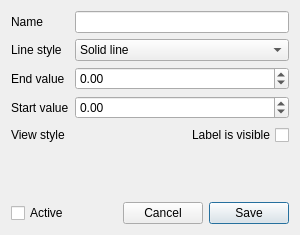
<?xml version="1.0" encoding="UTF-8"?>
<ui version="4.0">
 <class>AxisDialog</class>
 <widget class="QDialog" name="AxisDialog">
  <property name="geometry">
   <rect>
    <x>0</x>
    <y>0</y>
    <width>300</width>
    <height>235</height>
   </rect>
  </property>
  <property name="windowTitle">
   <string>Axis settings</string>
  </property>
  <property name="windowIcon">
   <iconset theme="preferences-system">
    <normaloff>.</normaloff>.</iconset>
  </property>
  <layout class="QGridLayout" name="gridLayout">
   <item row="5" column="0">
    <widget class="QLabel" name="labelView">
     <property name="text">
      <string>View style</string>
     </property>
     <property name="buddy">
      <cstring>Label</cstring>
     </property>
    </widget>
   </item>
   <item row="5" column="1">
    <widget class="QCheckBox" name="Label">
     <property name="layoutDirection">
      <enum>Qt::RightToLeft</enum>
     </property>
     <property name="text">
      <string>Label is visible</string>
     </property>
    </widget>
   </item>
   <item row="1" column="0">
    <widget class="QLabel" name="labelStyle">
     <property name="text">
      <string>Line style</string>
     </property>
     <property name="buddy">
      <cstring>Style</cstring>
     </property>
    </widget>
   </item>
   <item row="6" column="0" colspan="2">
    <spacer name="verticalSpacer">
     <property name="orientation">
      <enum>Qt::Vertical</enum>
     </property>
     <property name="sizeHint" stdset="0">
      <size>
       <width>0</width>
       <height>0</height>
      </size>
     </property>
    </spacer>
   </item>
   <item row="0" column="0">
    <widget class="QLabel" name="labelName">
     <property name="text">
      <string>Name</string>
     </property>
     <property name="buddy">
      <cstring>Name</cstring>
     </property>
    </widget>
   </item>
   <item row="3" column="0">
    <widget class="QLabel" name="labelStart">
     <property name="text">
      <string>Start value</string>
     </property>
     <property name="buddy">
      <cstring>Min</cstring>
     </property>
    </widget>
   </item>
   <item row="1" column="1">
    <widget class="QComboBox" name="Style">
     <item>
      <property name="text">
       <string>Solid line</string>
      </property>
     </item>
     <item>
      <property name="text">
       <string>Dash line</string>
      </property>
     </item>
     <item>
      <property name="text">
       <string>Dot line</string>
      </property>
     </item>
     <item>
      <property name="text">
       <string>Dash + dot line</string>
      </property>
     </item>
     <item>
      <property name="text">
       <string>Dash + dot + dot line</string>
      </property>
     </item>
    </widget>
   </item>
   <item row="0" column="1">
    <widget class="QLineEdit" name="Name"/>
   </item>
   <item row="3" column="1">
    <widget class="QDoubleSpinBox" name="Min">
     <property name="decimals">
      <number>2</number>
     </property>
     <property name="minimum">
      <double>-1000.000000000000000</double>
     </property>
     <property name="maximum">
      <double>1000.000000000000000</double>
     </property>
    </widget>
   </item>
   <item row="7" column="0" colspan="2">
    <layout class="QHBoxLayout" name="toolsLayout">
     <item>
      <widget class="QCheckBox" name="Active">
       <property name="text">
        <string>Active</string>
       </property>
      </widget>
     </item>
     <item>
      <spacer name="horizontalSpacer">
       <property name="orientation">
        <enum>Qt::Horizontal</enum>
       </property>
       <property name="sizeHint" stdset="0">
        <size>
         <width>0</width>
         <height>0</height>
        </size>
       </property>
      </spacer>
     </item>
     <item>
      <widget class="QPushButton" name="cancelButton">
       <property name="text">
        <string>Cancel</string>
       </property>
      </widget>
     </item>
     <item>
      <widget class="QPushButton" name="saveButton">
       <property name="text">
        <string>Save</string>
       </property>
       <property name="default">
        <bool>true</bool>
       </property>
      </widget>
     </item>
    </layout>
   </item>
   <item row="2" column="0">
    <widget class="QLabel" name="labelStop">
     <property name="text">
      <string>End value</string>
     </property>
     <property name="buddy">
      <cstring>Max</cstring>
     </property>
    </widget>
   </item>
   <item row="2" column="1">
    <widget class="QDoubleSpinBox" name="Max">
     <property name="decimals">
      <number>2</number>
     </property>
     <property name="minimum">
      <double>-1000.000000000000000</double>
     </property>
     <property name="maximum">
      <double>1000.000000000000000</double>
     </property>
    </widget>
   </item>
  </layout>
 </widget>
 <tabstops>
  <tabstop>Name</tabstop>
  <tabstop>Style</tabstop>
  <tabstop>Max</tabstop>
  <tabstop>Min</tabstop>
  <tabstop>Label</tabstop>
  <tabstop>Active</tabstop>
  <tabstop>cancelButton</tabstop>
  <tabstop>saveButton</tabstop>
 </tabstops>
 <resources/>
 <connections>
  <connection>
   <sender>saveButton</sender>
   <signal>clicked()</signal>
   <receiver>AxisDialog</receiver>
   <slot>accept()</slot>
   <hints>
    <hint type="sourcelabel">
     <x>269</x>
     <y>199</y>
    </hint>
    <hint type="destinationlabel">
     <x>281</x>
     <y>383</y>
    </hint>
   </hints>
  </connection>
  <connection>
   <sender>cancelButton</sender>
   <signal>clicked()</signal>
   <receiver>AxisDialog</receiver>
   <slot>reject()</slot>
   <hints>
    <hint type="sourcelabel">
     <x>177</x>
     <y>206</y>
    </hint>
    <hint type="destinationlabel">
     <x>172</x>
     <y>366</y>
    </hint>
   </hints>
  </connection>
  <connection>
   <sender>Max</sender>
   <signal>valueChanged(double)</signal>
   <receiver>AxisDialog</receiver>
   <slot>MaxSpinChange(double)</slot>
   <hints>
    <hint type="sourcelabel">
     <x>258</x>
     <y>91</y>
    </hint>
    <hint type="destinationlabel">
     <x>627</x>
     <y>92</y>
    </hint>
   </hints>
  </connection>
  <connection>
   <sender>Min</sender>
   <signal>valueChanged(double)</signal>
   <receiver>AxisDialog</receiver>
   <slot>MinSpinChange(double)</slot>
   <hints>
    <hint type="sourcelabel">
     <x>255</x>
     <y>130</y>
    </hint>
    <hint type="destinationlabel">
     <x>440</x>
     <y>130</y>
    </hint>
   </hints>
  </connection>
 </connections>
 <slots>
  <slot>MaxSpinChange(double)</slot>
  <slot>MinSpinChange(double)</slot>
 </slots>
</ui>
